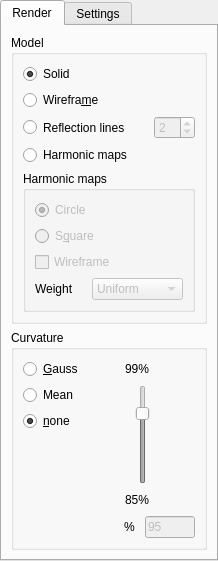
     <widget class="QTabWidget" name="tabWidget">
      <property name="sizePolicy">
       <sizepolicy hsizetype="Preferred" vsizetype="Expanding">
        <horstretch>0</horstretch>
        <verstretch>0</verstretch>
       </sizepolicy>
      </property>
      <property name="minimumSize">
       <size>
        <width>151</width>
        <height>561</height>
       </size>
      </property>
      <property name="maximumSize">
       <size>
        <width>16777215</width>
        <height>16777215</height>
       </size>
      </property>
      <property name="currentIndex">
       <number>0</number>
      </property>
      <widget class="QWidget" name="tabRender">
       <attribute name="title">
        <string>Render</string>
       </attribute>
       <layout class="QVBoxLayout" name="verticalLayout_14">
        <item>
         <widget class="QGroupBox" name="groupBox_2">
          <property name="title">
           <string>Model</string>
          </property>
          <layout class="QVBoxLayout" name="verticalLayout_8">
           <item>
            <widget class="QRadioButton" name="RB_Render_Solid">
             <property name="sizePolicy">
              <sizepolicy hsizetype="Preferred" vsizetype="Fixed">
               <horstretch>0</horstretch>
               <verstretch>0</verstretch>
              </sizepolicy>
             </property>
             <property name="maximumSize">
              <size>
               <width>135</width>
               <height>25</height>
              </size>
             </property>
             <property name="text">
              <string>Solid</string>
             </property>
             <property name="checked">
              <bool>true</bool>
             </property>
            </widget>
           </item>
           <item>
            <widget class="QRadioButton" name="RB_Render_Wireframe">
             <property name="sizePolicy">
              <sizepolicy hsizetype="Preferred" vsizetype="Fixed">
               <horstretch>0</horstretch>
               <verstretch>0</verstretch>
              </sizepolicy>
             </property>
             <property name="maximumSize">
              <size>
               <width>135</width>
               <height>25</height>
              </size>
             </property>
             <property name="text">
              <string>Wirefra&amp;me</string>
             </property>
             <property name="checked">
              <bool>false</bool>
             </property>
            </widget>
           </item>
           <item>
            <layout class="QHBoxLayout" name="horizontalLayout_9">
             <item>
              <widget class="QRadioButton" name="RB_Render_RefLines">
               <property name="sizePolicy">
                <sizepolicy hsizetype="Preferred" vsizetype="Fixed">
                 <horstretch>0</horstretch>
                 <verstretch>0</verstretch>
                </sizepolicy>
               </property>
               <property name="maximumSize">
                <size>
                 <width>135</width>
                 <height>25</height>
                </size>
               </property>
               <property name="text">
                <string>Reflection lines</string>
               </property>
               <property name="checked">
                <bool>false</bool>
               </property>
              </widget>
             </item>
             <item>
              <spacer name="horizontalSpacer_14">
               <property name="orientation">
                <enum>Qt::Horizontal</enum>
               </property>
               <property name="sizeHint" stdset="0">
                <size>
                 <width>18</width>
                 <height>20</height>
                </size>
               </property>
              </spacer>
             </item>
             <item>
              <widget class="QSpinBox" name="SB_Render_RefLines_NumSources">
               <property name="enabled">
                <bool>false</bool>
               </property>
               <property name="minimum">
                <number>1</number>
               </property>
               <property name="maximum">
                <number>20</number>
               </property>
               <property name="value">
                <number>2</number>
               </property>
              </widget>
             </item>
            </layout>
           </item>
           <item>
            <widget class="QRadioButton" name="RB_Render_HarmonicMaps">
             <property name="text">
              <string>Harmonic maps</string>
             </property>
            </widget>
           </item>
           <item>
            <widget class="QGroupBox" name="groupBox_6">
             <property name="title">
              <string>Harmonic maps</string>
             </property>
             <layout class="QVBoxLayout" name="verticalLayout">
              <item>
               <widget class="QRadioButton" name="RB_Render_HarmonicMaps_Circle">
                <property name="enabled">
                 <bool>false</bool>
                </property>
                <property name="text">
                 <string>Circle</string>
                </property>
                <property name="checked">
                 <bool>true</bool>
                </property>
               </widget>
              </item>
              <item>
               <widget class="QRadioButton" name="RB_Render_HarmonicMaps_Square">
                <property name="enabled">
                 <bool>false</bool>
                </property>
                <property name="text">
                 <string>S&amp;quare</string>
                </property>
                <property name="checked">
                 <bool>false</bool>
                </property>
               </widget>
              </item>
              <item>
               <widget class="QCheckBox" name="CB_Render_HarmonicMaps_Wireframe">
                <property name="enabled">
                 <bool>false</bool>
                </property>
                <property name="text">
                 <string>Wireframe</string>
                </property>
               </widget>
              </item>
              <item>
               <layout class="QHBoxLayout" name="horizontalLayout_20">
                <item>
                 <widget class="QLabel" name="label_8">
                  <property name="minimumSize">
                   <size>
                    <width>51</width>
                    <height>20</height>
                   </size>
                  </property>
                  <property name="maximumSize">
                   <size>
                    <width>51</width>
                    <height>20</height>
                   </size>
                  </property>
                  <property name="text">
                   <string>Weight</string>
                  </property>
                 </widget>
                </item>
                <item>
                 <widget class="QComboBox" name="CB_Render_HarmonicMaps_Weights">
                  <property name="enabled">
                   <bool>false</bool>
                  </property>
                  <item>
                   <property name="text">
                    <string>Uniform</string>
                   </property>
                  </item>
                  <item>
                   <property name="text">
                    <string>Cotangent</string>
                   </property>
                  </item>
                 </widget>
                </item>
               </layout>
              </item>
             </layout>
            </widget>
           </item>
          </layout>
         </widget>
        </item>
        <item>
         <widget class="QGroupBox" name="groupBox">
          <property name="title">
           <string>Curvature</string>
          </property>
          <layout class="QVBoxLayout" name="verticalLayout_7">
           <item>
            <layout class="QHBoxLayout" name="horizontalLayout_13">
             <item>
              <layout class="QVBoxLayout" name="verticalLayout_3">
               <item>
                <widget class="QRadioButton" name="RB_Curvature_Gauss">
                 <property name="text">
                  <string>&amp;Gauss</string>
                 </property>
                </widget>
               </item>
               <item>
                <widget class="QRadioButton" name="RB_Curvature_Mean">
                 <property name="text">
                  <string>Mean</string>
                 </property>
                </widget>
               </item>
               <item>
                <widget class="QRadioButton" name="RB_Curvature_No">
                 <property name="text">
                  <string>&amp;none</string>
                 </property>
                 <property name="checked">
                  <bool>true</bool>
                 </property>
                </widget>
               </item>
               <item>
                <spacer name="verticalSpacer_5">
                 <property name="orientation">
                  <enum>Qt::Vertical</enum>
                 </property>
                 <property name="sizeHint" stdset="0">
                  <size>
                   <width>20</width>
                   <height>40</height>
                  </size>
                 </property>
                </spacer>
               </item>
              </layout>
             </item>
             <item>
              <layout class="QVBoxLayout" name="verticalLayout_2">
               <item>
                <layout class="QHBoxLayout" name="horizontalLayout_8">
                 <item>
                  <spacer name="horizontalSpacer_10">
                   <property name="orientation">
                    <enum>Qt::Horizontal</enum>
                   </property>
                   <property name="sizeHint" stdset="0">
                    <size>
                     <width>13</width>
                     <height>20</height>
                    </size>
                   </property>
                  </spacer>
                 </item>
                 <item>
                  <widget class="QLabel" name="label_6">
                   <property name="minimumSize">
                    <size>
                     <width>35</width>
                     <height>20</height>
                    </size>
                   </property>
                   <property name="maximumSize">
                    <size>
                     <width>35</width>
                     <height>20</height>
                    </size>
                   </property>
                   <property name="text">
                    <string>99%</string>
                   </property>
                  </widget>
                 </item>
                 <item>
                  <spacer name="horizontalSpacer_9">
                   <property name="orientation">
                    <enum>Qt::Horizontal</enum>
                   </property>
                   <property name="sizeHint" stdset="0">
                    <size>
                     <width>13</width>
                     <height>20</height>
                    </size>
                   </property>
                  </spacer>
                 </item>
                </layout>
               </item>
               <item>
                <layout class="QHBoxLayout" name="horizontalLayout_6">
                 <item>
                  <spacer name="horizontalSpacer_5">
                   <property name="orientation">
                    <enum>Qt::Horizontal</enum>
                   </property>
                   <property name="sizeHint" stdset="0">
                    <size>
                     <width>13</width>
                     <height>20</height>
                    </size>
                   </property>
                  </spacer>
                 </item>
                 <item>
                  <widget class="QSlider" name="VS_Curvature_Proportion">
                   <property name="enabled">
                    <bool>false</bool>
                   </property>
                   <property name="maximum">
                    <number>10000</number>
                   </property>
                   <property name="value">
                    <number>7491</number>
                   </property>
                   <property name="orientation">
                    <enum>Qt::Vertical</enum>
                   </property>
                  </widget>
                 </item>
                 <item>
                  <spacer name="horizontalSpacer_6">
                   <property name="orientation">
                    <enum>Qt::Horizontal</enum>
                   </property>
                   <property name="sizeHint" stdset="0">
                    <size>
                     <width>13</width>
                     <height>20</height>
                    </size>
                   </property>
                  </spacer>
                 </item>
                </layout>
               </item>
               <item>
                <layout class="QHBoxLayout" name="horizontalLayout_12">
                 <item>
                  <spacer name="horizontalSpacer_7">
                   <property name="orientation">
                    <enum>Qt::Horizontal</enum>
                   </property>
                   <property name="sizeHint" stdset="0">
                    <size>
                     <width>13</width>
                     <height>20</height>
                    </size>
                   </property>
                  </spacer>
                 </item>
                 <item>
                  <widget class="QLabel" name="label_7">
                   <property name="minimumSize">
                    <size>
                     <width>35</width>
                     <height>20</height>
                    </size>
                   </property>
                   <property name="maximumSize">
                    <size>
                     <width>35</width>
                     <height>20</height>
                    </size>
                   </property>
                   <property name="text">
                    <string>85%</string>
                   </property>
                  </widget>
                 </item>
                 <item>
                  <spacer name="horizontalSpacer_8">
                   <property name="orientation">
                    <enum>Qt::Horizontal</enum>
                   </property>
                   <property name="sizeHint" stdset="0">
                    <size>
                     <width>13</width>
                     <height>20</height>
                    </size>
                   </property>
                  </spacer>
                 </item>
                </layout>
               </item>
              </layout>
             </item>
            </layout>
           </item>
           <item>
            <layout class="QHBoxLayout" name="horizontalLayout_11">
             <item>
              <spacer name="horizontalSpacer_4">
               <property name="orientation">
                <enum>Qt::Horizontal</enum>
               </property>
               <property name="sizeHint" stdset="0">
                <size>
                 <width>40</width>
                 <height>20</height>
                </size>
               </property>
              </spacer>
             </item>
             <item>
              <layout class="QHBoxLayout" name="horizontalLayout">
               <item>
                <widget class="QLabel" name="label_5">
                 <property name="minimumSize">
                  <size>
                   <width>15</width>
                   <height>20</height>
                  </size>
                 </property>
                 <property name="maximumSize">
                  <size>
                   <width>15</width>
                   <height>20</height>
                  </size>
                 </property>
                 <property name="text">
                  <string>%</string>
                 </property>
                </widget>
               </item>
               <item>
                <widget class="QLineEdit" name="LE_Curvature_Proportion">
                 <property name="enabled">
                  <bool>false</bool>
                 </property>
                 <property name="maximumSize">
                  <size>
                   <width>50</width>
                   <height>26</height>
                  </size>
                 </property>
                 <property name="text">
                  <string>95</string>
                 </property>
                </widget>
               </item>
              </layout>
             </item>
            </layout>
           </item>
          </layout>
         </widget>
        </item>
       </layout>
      </widget>
      <widget class="QWidget" name="tabPerformance">
       <attribute name="title">
        <string>Settings</string>
       </attribute>
       <layout class="QVBoxLayout" name="verticalLayout_4">
        <item>
         <layout class="QHBoxLayout" name="horizontalLayout_2">
          <item>
           <widget class="QLabel" name="label">
            <property name="maximumSize">
             <size>
              <width>100</width>
              <height>16777215</height>
             </size>
            </property>
            <property name="text">
             <string>Num threads</string>
            </property>
           </widget>
          </item>
          <item>
           <widget class="QSpinBox" name="SB_Settings_NumThreads">
            <property name="maximumSize">
             <size>
              <width>45</width>
              <height>35</height>
             </size>
            </property>
            <property name="minimum">
             <number>1</number>
            </property>
            <property name="maximum">
             <number>8</number>
            </property>
           </widget>
          </item>
         </layout>
        </item>
        <item>
         <widget class="QPushButton" name="PB_Settings_ClearMesh">
          <property name="text">
           <string>Clear Mesh</string>
          </property>
         </widget>
        </item>
        <item>
         <spacer name="verticalSpacer">
          <property name="orientation">
           <enum>Qt::Vertical</enum>
          </property>
          <property name="sizeHint" stdset="0">
           <size>
            <width>20</width>
            <height>489</height>
           </size>
          </property>
         </spacer>
        </item>
       </layout>
      </widget>
     </widget>
